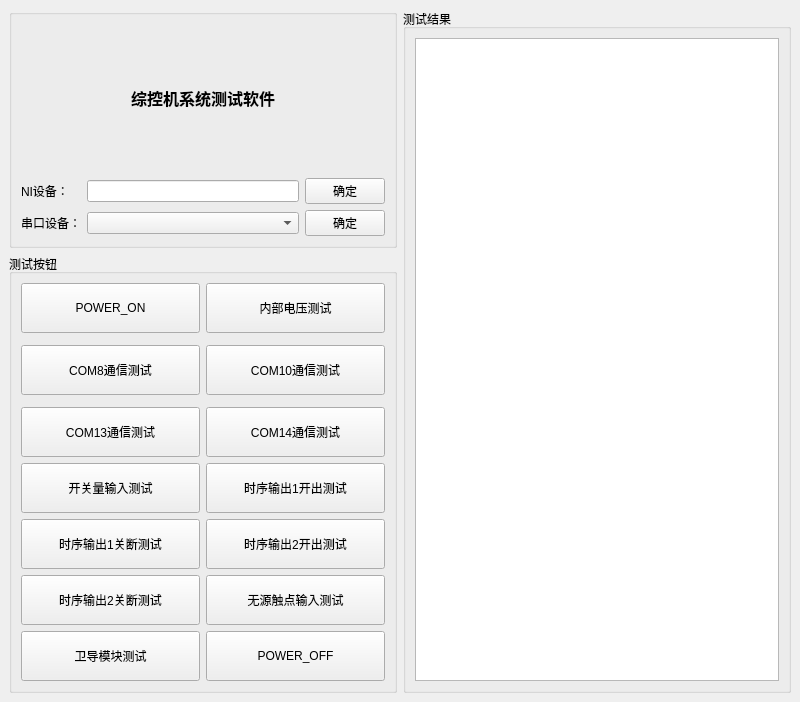
<?xml version="1.0" encoding="UTF-8"?>
<ui version="4.0">
 <class>MainWindow</class>
 <widget class="QMainWindow" name="MainWindow">
  <property name="geometry">
   <rect>
    <x>0</x>
    <y>0</y>
    <width>800</width>
    <height>702</height>
   </rect>
  </property>
  <property name="windowTitle">
   <string>MainWindow</string>
  </property>
  <widget class="QWidget" name="centralwidget">
   <layout class="QHBoxLayout" name="horizontalLayout">
    <item>
     <layout class="QVBoxLayout" name="verticalLayout_3">
      <item>
       <widget class="QGroupBox" name="groupBox_3">
        <property name="title">
         <string/>
        </property>
        <layout class="QVBoxLayout" name="verticalLayout_2">
         <item>
          <widget class="QLabel" name="label_3">
           <property name="font">
            <font>
             <pointsize>12</pointsize>
             <weight>75</weight>
             <bold>true</bold>
            </font>
           </property>
           <property name="text">
            <string>综控机系统测试软件</string>
           </property>
           <property name="alignment">
            <set>Qt::AlignCenter</set>
           </property>
          </widget>
         </item>
         <item>
          <layout class="QGridLayout" name="gridLayout_2">
           <item row="0" column="0">
            <widget class="QLabel" name="label">
             <property name="text">
              <string>NI设备：</string>
             </property>
            </widget>
           </item>
           <item row="1" column="1">
            <widget class="QComboBox" name="cbxSerialPort"/>
           </item>
           <item row="0" column="1">
            <widget class="QLineEdit" name="lineEditNIDevice"/>
           </item>
           <item row="1" column="0">
            <widget class="QLabel" name="label_2">
             <property name="text">
              <string>串口设备：</string>
             </property>
            </widget>
           </item>
           <item row="0" column="2">
            <widget class="QPushButton" name="btnNiDevice">
             <property name="text">
              <string>确定</string>
             </property>
            </widget>
           </item>
           <item row="1" column="2">
            <widget class="QPushButton" name="btnSerialPort">
             <property name="text">
              <string>确定</string>
             </property>
            </widget>
           </item>
          </layout>
         </item>
        </layout>
       </widget>
      </item>
      <item>
       <widget class="QGroupBox" name="groupBox">
        <property name="title">
         <string>测试按钮</string>
        </property>
        <layout class="QVBoxLayout" name="verticalLayout_4">
         <item>
          <layout class="QGridLayout" name="gridLayout">
           <item row="4" column="0">
            <widget class="QPushButton" name="btnMultiSerialPortTest_2">
             <property name="minimumSize">
              <size>
               <width>100</width>
               <height>50</height>
              </size>
             </property>
             <property name="text">
              <string>COM13通信测试</string>
             </property>
            </widget>
           </item>
           <item row="2" column="1">
            <widget class="QPushButton" name="btnMultiSerialPortTest">
             <property name="minimumSize">
              <size>
               <width>100</width>
               <height>50</height>
              </size>
             </property>
             <property name="text">
              <string>COM10通信测试</string>
             </property>
            </widget>
           </item>
           <item row="8" column="0">
            <widget class="QPushButton" name="btnSwitchInputTest">
             <property name="minimumSize">
              <size>
               <width>100</width>
               <height>50</height>
              </size>
             </property>
             <property name="text">
              <string>开关量输入测试</string>
             </property>
            </widget>
           </item>
           <item row="9" column="0">
            <widget class="QPushButton" name="btnSequentialOutput1OFFTest">
             <property name="minimumSize">
              <size>
               <width>100</width>
               <height>50</height>
              </size>
             </property>
             <property name="text">
              <string>时序输出1关断测试</string>
             </property>
            </widget>
           </item>
           <item row="9" column="1">
            <widget class="QPushButton" name="btnSequentialOutput2ONTest">
             <property name="minimumSize">
              <size>
               <width>100</width>
               <height>50</height>
              </size>
             </property>
             <property name="text">
              <string>时序输出2开出测试</string>
             </property>
            </widget>
           </item>
           <item row="10" column="0">
            <widget class="QPushButton" name="btnSequentialOutput2OFFTest">
             <property name="minimumSize">
              <size>
               <width>100</width>
               <height>50</height>
              </size>
             </property>
             <property name="text">
              <string>时序输出2关断测试</string>
             </property>
            </widget>
           </item>
           <item row="4" column="1">
            <widget class="QPushButton" name="btnMultiSerialPortTest_3">
             <property name="minimumSize">
              <size>
               <width>100</width>
               <height>50</height>
              </size>
             </property>
             <property name="text">
              <string>COM14通信测试</string>
             </property>
            </widget>
           </item>
           <item row="0" column="1">
            <widget class="QPushButton" name="btnInsideVoltTest">
             <property name="minimumSize">
              <size>
               <width>100</width>
               <height>50</height>
              </size>
             </property>
             <property name="text">
              <string>内部电压测试</string>
             </property>
            </widget>
           </item>
           <item row="8" column="1">
            <widget class="QPushButton" name="btnSequentialOutput1ONTest">
             <property name="minimumSize">
              <size>
               <width>100</width>
               <height>50</height>
              </size>
             </property>
             <property name="text">
              <string>时序输出1开出测试</string>
             </property>
            </widget>
           </item>
           <item row="1" column="0" rowspan="3">
            <widget class="QPushButton" name="btnSingleSerialPortTest">
             <property name="minimumSize">
              <size>
               <width>100</width>
               <height>50</height>
              </size>
             </property>
             <property name="text">
              <string>COM8通信测试</string>
             </property>
            </widget>
           </item>
           <item row="0" column="0">
            <widget class="QPushButton" name="btnPowerOn">
             <property name="minimumSize">
              <size>
               <width>100</width>
               <height>50</height>
              </size>
             </property>
             <property name="text">
              <string>POWER_ON</string>
             </property>
            </widget>
           </item>
           <item row="11" column="0">
            <widget class="QPushButton" name="btnSatellateMTest">
             <property name="minimumSize">
              <size>
               <width>100</width>
               <height>50</height>
              </size>
             </property>
             <property name="text">
              <string>卫导模块测试</string>
             </property>
            </widget>
           </item>
           <item row="11" column="1">
            <widget class="QPushButton" name="btnPowerOff">
             <property name="minimumSize">
              <size>
               <width>100</width>
               <height>50</height>
              </size>
             </property>
             <property name="text">
              <string>POWER_OFF</string>
             </property>
            </widget>
           </item>
           <item row="10" column="1">
            <widget class="QPushButton" name="btnNoSourceInputTest">
             <property name="minimumSize">
              <size>
               <width>100</width>
               <height>50</height>
              </size>
             </property>
             <property name="text">
              <string>无源触点输入测试</string>
             </property>
            </widget>
           </item>
          </layout>
         </item>
        </layout>
       </widget>
      </item>
     </layout>
    </item>
    <item>
     <widget class="QGroupBox" name="groupBox_2">
      <property name="title">
       <string>测试结果</string>
      </property>
      <layout class="QVBoxLayout" name="verticalLayout">
       <item>
        <widget class="QTextBrowser" name="textBrowser"/>
       </item>
      </layout>
     </widget>
    </item>
   </layout>
  </widget>
 </widget>
 <resources/>
 <connections/>
</ui>
